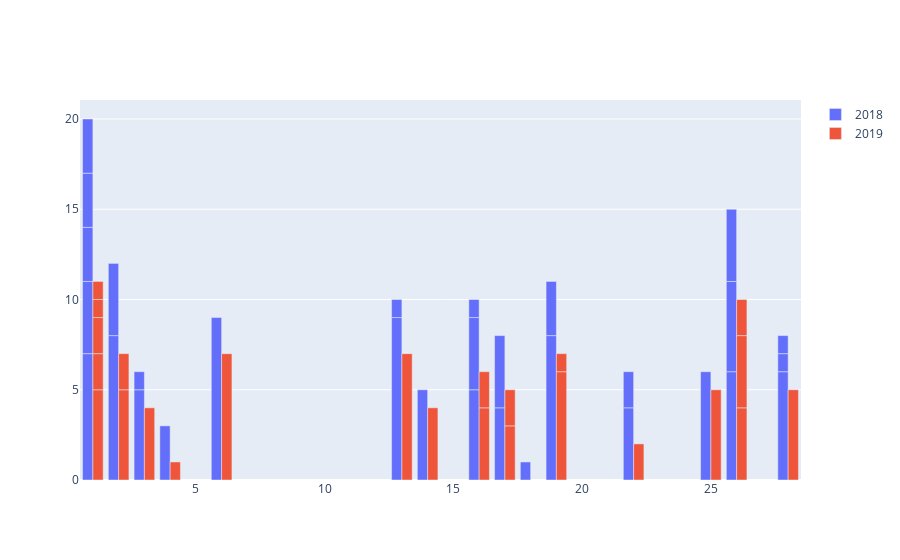

The notebook cell saved with this chart:
### Markdown cell above
#### Dias

### Code cell
trace1 = go.Bar(x = df_novo['DIA_OCORRENCIA'],
                y = df_novo[df_novo['ANO_BO'] == 2018].groupby('DIA_OCORRENCIA').size().sort_values(ascending=False),
                name = '2018')
trace2 = go.Bar(x = df_novo['DIA_OCORRENCIA'],
                y = df_novo[df_novo['ANO_BO'] == 2019].groupby('DIA_OCORRENCIA').size().sort_values(ascending=False),
                name = '2019')

df = [trace1, trace2]

py.iplot(df)

### Figure 1 — Plotly figure (JSON) as saved in the notebook; plotly's stock layout.template omitted (floating-point values rounded to 4 significant figures; data arrays with more than 128 entries replaced by an {"elided": "..."} marker saying what was removed)
{"data": [{"name": "2018", "type": "bar", "x": {"elided": "211 str values"}, "y": [9, 9, 8, 8, 7, 6, 6, 6, 5, 5, 5, 5, 4, 4, 4, 4, 4, 4, 4, 3, 3, 3, 3, 3, 2, 1, 1, 1, 1, 1, 1]}, {"name": "2019", "type": "bar", "x": {"elided": "211 str values"}, "y": [7, 7, 6, 5, 5, 5, 5, 4, 4, 4, 4, 4, 3, 2, 2, 2, 2, 2, 2, 2, 1, 1, 1, 1]}], "layout": {}}
